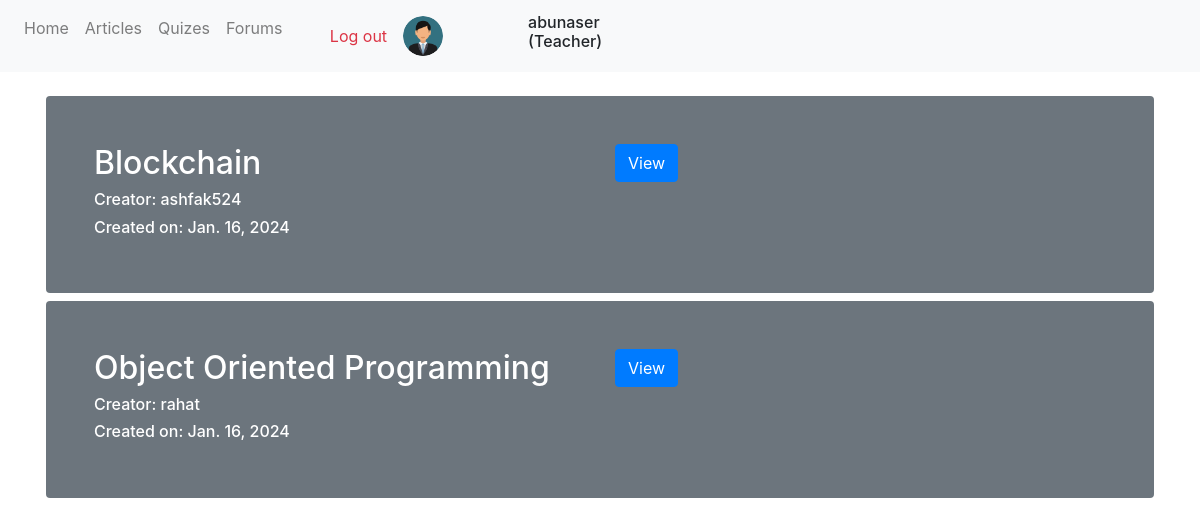
Screenshot of /forums/home/ (signed in) with the database file from the repository.
### App_Accounts/models.py (models this page shows, shortened)
class UserProfile(models.Model):
    user = models.OneToOneField(User, on_delete=models.CASCADE, related_name='user_profile')
    profile_pic = models.ImageField(upload_to='profile_pics', blank=True)
    type = models.CharField(max_length=10)

### App_Forums/models.py (models this page shows, shortened)
class Forum(models.Model):
    creator = models.ForeignKey(User, on_delete=models.CASCADE, related_name='forums_created')
    topic = models.CharField(max_length=264, blank=True)
    created_date = models.DateField(auto_now_add=True)
    class Meta:
        ordering = ['-created_date',]

### App_Forums/views.py (the view)
# urls.py: path('home/', views.home, name="home"),
def home(request):
    forums = Forum.objects.all()
    context = {'forums' : forums, 'title' : 'Forums'}
    return render(request, 'App_Forums/home.html', context)

### templates/App_Forums/home.html (shortened to what this page needs)
{% extends 'navbar.html' %}
{% block body_block %}
{% for forum in forums %}
    <div class="bg-secondary text-white my-2 p-5 rounded">
        <div class="row">
            <div class="col-6">
                <h2>{{forum.topic}}</h2>
                <h6>Creator: {{forum.creator}}</h6>
                <h6>Created on: {{forum.created_date}}</h6>
            </div>
            <div class="col-6">
                <a href="{% url 'App_Forums:forum_view' id=forum.id %}" class="btn btn-primary">View</a>
            </div>
        </div>
    </div>
{% endfor %}
{% endblock %}

### templates/navbar.html (shortened to what this page needs)
<!DOCTYPE html>
<html lang="en">
<head>
    <link rel="stylesheet" href="https://maxcdn.bootstrapcdn.com/bootstrap/4.4.1/css/bootstrap.min.css">
    <link rel="stylesheet" href="https://cdnjs.cloudflare.com/ajax/libs/font-awesome/4.7.0/css/font-awesome.min.css">
</head>
<body>
    <nav class="navbar navbar-expand-lg navbar-light bg-light">
        <div class="collapse navbar-collapse" id="navbarNav">
          <ul class="navbar-nav">
            <li class="nav-item">
              <a class="nav-link" href="{% url 'home' %}">Home <span class="sr-only">(current)</span></a>
            </li>
            <li class="nav-item">
              <a class="nav-link" href="{% url 'App_Articles:home' %}">Articles <span class="sr-only">(current)</span></a>
            </li>
            <li class="nav-item">
              <a class="nav-link" href="{% url 'App_Quizes:home' %}">Quizes <span class="sr-only">(current)</span></a>
            </li>
            <li class="nav-item">
              <a class="nav-link" href="{% url 'App_Forums:home' %}">Forums <span class="sr-only">(current)</span></a>
            </li>
            <li class="nav-item d-flex align-items-center">
              <a class="nav-link" href="{% url 'App_Accounts:logout' %}"><span class="text-danger">Log out</span> <span class="sr-only">(current)</span></a>
            </li>
            <li class="nav-item row">
              <div class="col">
                {% if user.user_profile.profile_pic %}
                  <a class="nav-link" href="#"><img src="/media/{{user.user_profile.profile_pic}}" height="40px" width="40px" class="rounded-circle"></a>
                {% else %}
                  <a class="nav-link" href="#"><img src="/media/profile_pics/default_user.png" height="40px" width="40px" class="rounded-circle"></a>
                {% endif %}
              </div>
              <div class="col d-flex justify-content-center align-items-center">
                <h6>{{request.user}} ({{request.user.user_profile.type}})</h6>
              </div>
            </li>
          </ul>
        </div>
      </nav>
    <div class="container p-3">
        {% block body_block %} {% endblock %}
    </div>
</body>
</html>

### rows the page displays
Forum: topic "Blockchain", creator "ashfak524", created_date "Jan. 16, 2024"
Forum: topic "Object Oriented Programming", creator "rahat", created_date "Jan. 16, 2024"

### other values shown
{{ request.user }} "abunaser"
{{ request.user.user_profile.type }} "Teacher"
